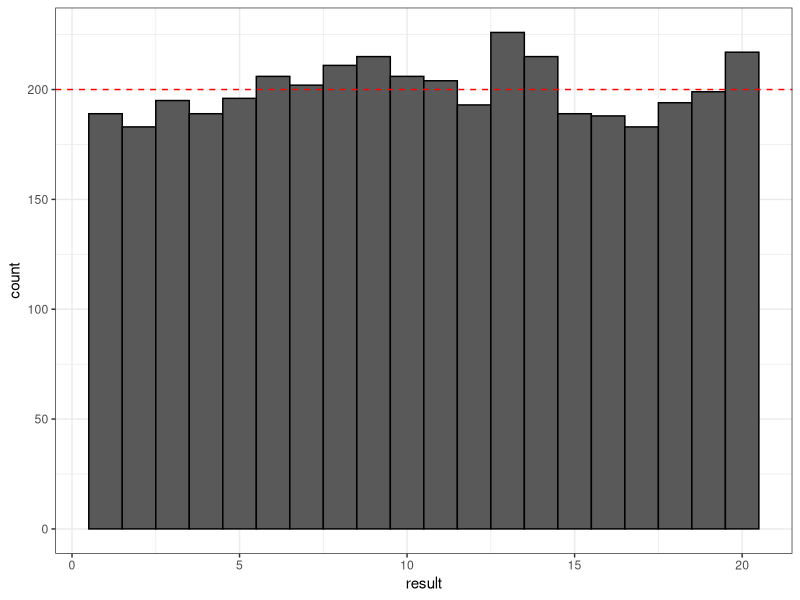
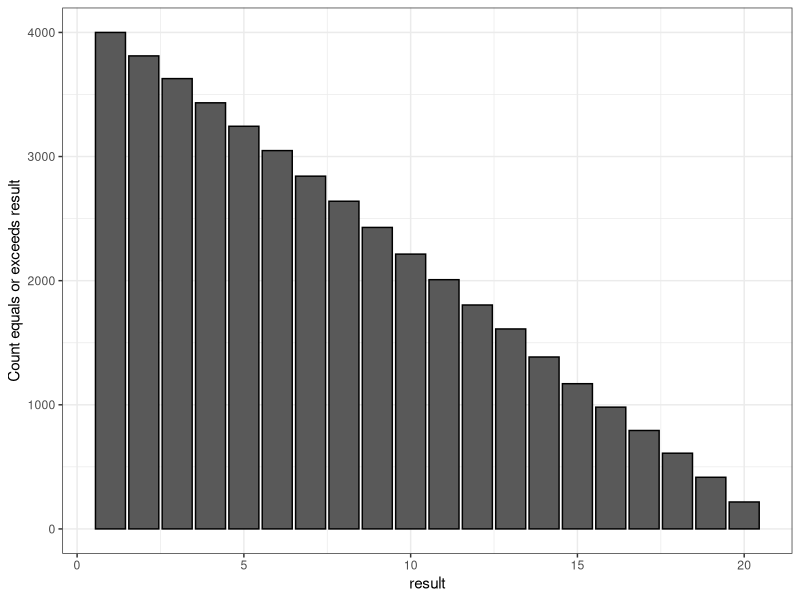
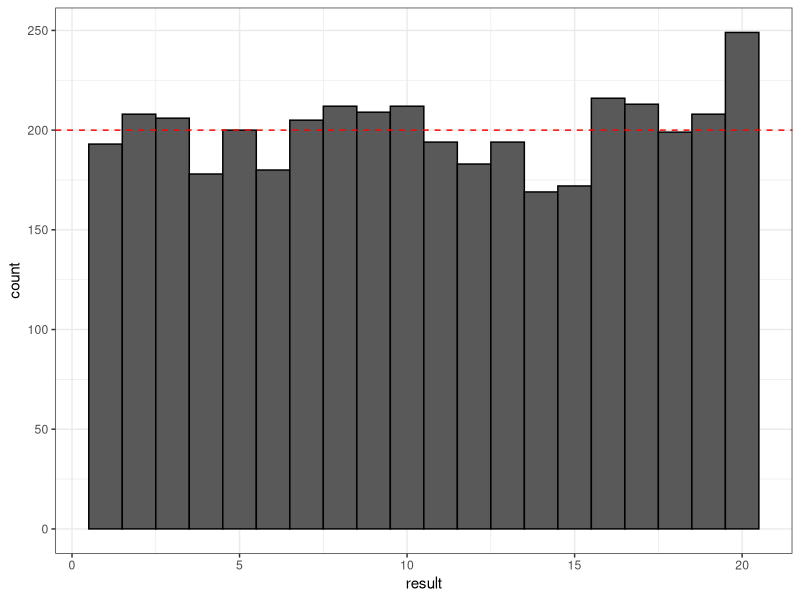
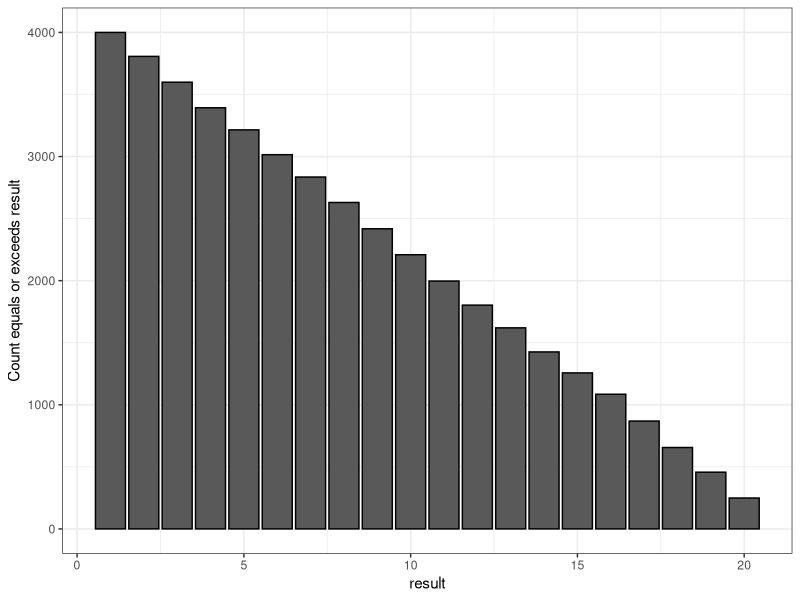

Write the R code that produced these figures, in order.
## ---- chunk 1
knitr::opts_chunk$set(echo = TRUE)
## ---- chunk 2
library(tidyverse)
theme_set(theme_bw())
set.seed(1)
n <- 4000
d <- 20

dfair <- tibble(result = sample(x = seq.int(from = 1, to = d), size = n, replace = TRUE))
dcountsfair <- dfair %>% group_by(result) %>% count()
dcountsfair$cum <- rev(cumsum(rev(dcountsfair$n)))
        
dfair %>%
  ggplot(aes(x = result)) +
  geom_histogram(binwidth = 1, col = "black") +
  geom_hline(yintercept=n/d, linetype="dashed", color = "red")
## ---- chunk 3
dcountsfair %>%
            ggplot(aes(x = result)) +
            geom_bar(aes(y = cum), stat = "identity",
                           col = "black") +
            xlab("result") +
            ylab("Count equals or exceeds result")
## ---- chunk 4
chisq.test(table(dfair), p = rep(1/d, d))
## ---- chunk 5
set.seed(1)
dweighted <- tibble(result = sample(x = seq.int(from = 1, to = d), size = n, replace = TRUE, prob = c(0.9, rep(1, d - 2), 1.1)))
dcountsweighted <- dweighted %>% group_by(result) %>% count()
dcountsweighted$cum <- rev(cumsum(rev(dcountsweighted$n)))

dweighted %>%
  ggplot(aes(x = result)) +
  geom_histogram(binwidth = 1, col = "black") +
  geom_hline(yintercept=n/d, linetype="dashed", color = "red")
## ---- chunk 6
dcountsweighted %>%
            ggplot(aes(x = result)) +
            geom_bar(aes(y = cum), stat = "identity",
                           col = "black") +
            xlab("result") +
            ylab("Count equals or exceeds result")
## ---- chunk 7
chisq.test(table(dweighted), p = rep(1/d, d))

